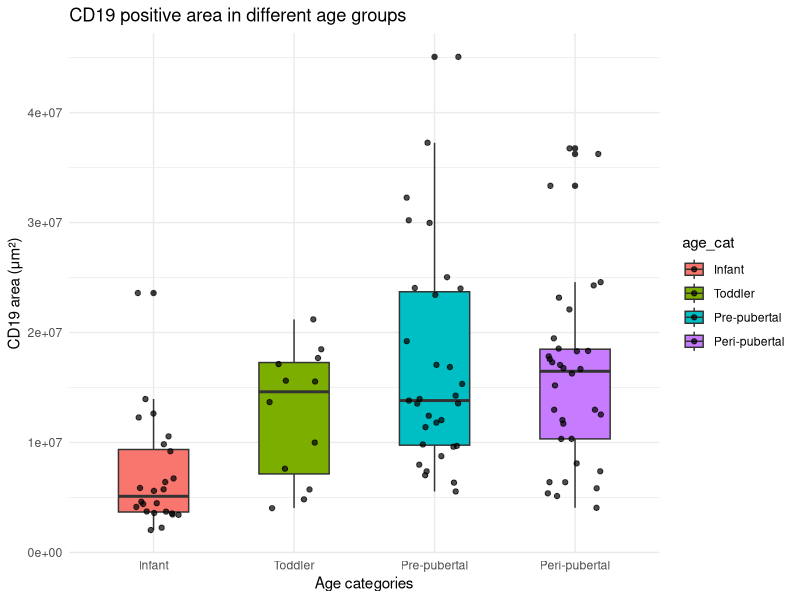
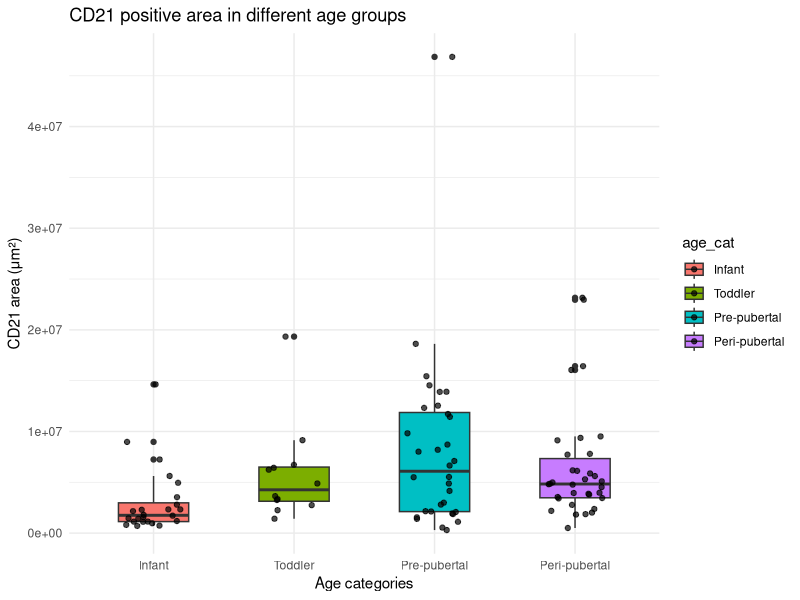

Here is the R script that generated these plots, in order:
## ---- chunk 1
#| label: load-packages
#| output: false
library(tidyverse)
library(readxl)
## ---- chunk 2
data = read_excel("IHC Data master file.xlsx")
## ---- chunk 3
glimpse(data)
## ---- chunk 4
#data = data |> mutate(Section = as.numeric(Section))
#data = data |> mutate(Section = round(Section, 1))
## ---- chunk 5
#| warning: false
data = data |>
  mutate(Section = ifelse(
    grepl("^\\d+\\.?\\d*$", Section),               # Checks if purely numeric (integer or decimal)
    as.character(round(as.numeric(Section), 1)),    # Round and convert back to character
    Section                                         # Keep original for non-numeric entries
  ))
## ---- chunk 6
colnames(data)[3] = "age_cat"
colnames(data)[4] = "section"
colnames(data)[5] = "all_positive"
colnames(data)[6] = "follicles"
colnames(data)[7] = "cd21_bcl6_positive"
colnames(data)[8] = "cd19_bcl6_positive"
colnames(data)[9] = "only_cd21_positive"
colnames(data)[10] = "only_cd19_positive"
colnames(data)[11] = "only_bcl6_positive"
colnames(data)[12] = "total_cd21_positive"
colnames(data)[13] = "total_cd19_positive"
colnames(data)[14]
## ---- chunk 7
data |> filter(!is.na(`CD19 Area (μm²)`)) |>
  group_by(age_cat) |>
  mutate(age_cat = factor(age_cat, levels = c("Infant", "Toddler", "Pre-pubertal", "Peri-pubertal"))) |>
  ggplot(aes(x = age_cat, y = `CD19 Area (μm²)`, fill = age_cat)) +
  geom_boxplot(width = 0.5) +
  geom_jitter(position = position_jitter(width = 0.2), alpha = 0.7) +
  scale_color_brewer(palette = "Set2") +
  theme_minimal() +
  labs(
    title = "CD19 positive area in different age groups",
    x = "Age categories",
    y = "CD19 area (μm²)"
  )
## ---- chunk 8
data |> filter(!is.na(`CD21 Area (μm²)`)) |>
  group_by(age_cat) |>
  mutate(age_cat = factor(age_cat, levels = c("Infant", "Toddler", "Pre-pubertal", "Peri-pubertal"))) |>
  ggplot(aes(x = age_cat, y = `CD21 Area (μm²)`, fill = age_cat)) +
  geom_boxplot(width = 0.5) +
  geom_jitter(position = position_jitter(width = 0.2), alpha = 0.7) +
  scale_color_brewer(palette = "Set2") +
  theme_minimal() +
  labs(
    title = "CD21 positive area in different age groups",
    x = "Age categories",
    y = "CD21 area (μm²)"
  )
